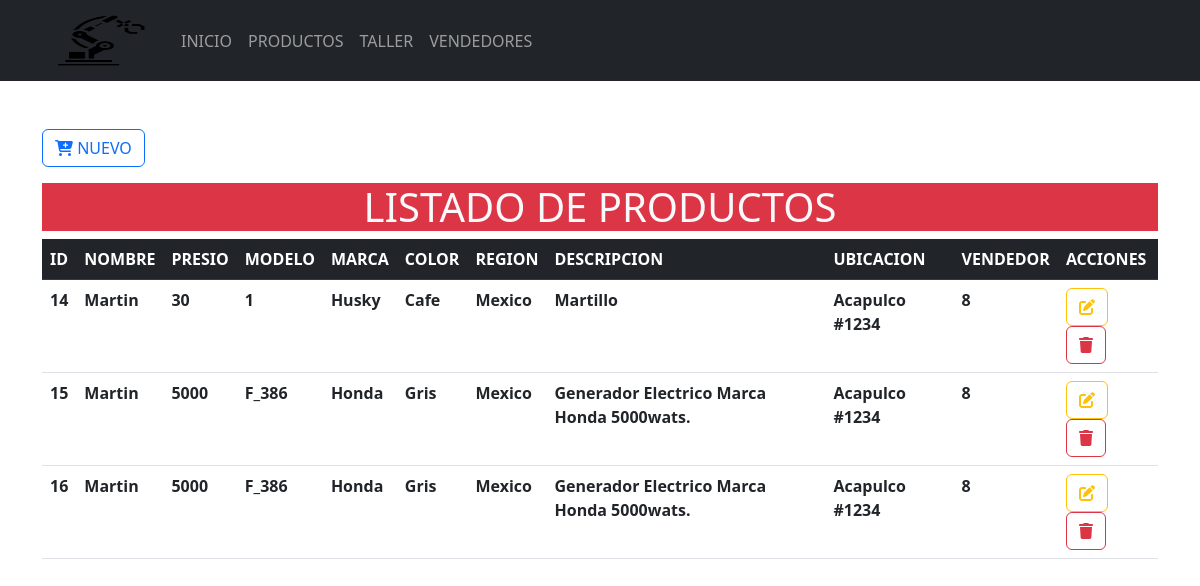
The page /Formularios/productos/index.php on the database its author committed.
### tables this page shows
CREATE TABLE `productos` (
  `idProducto` int(10) NOT NULL,
  `ubicacionId` int(10) NOT NULL,
  `vendedorId` int(10) NOT NULL,
  `nombre` varchar(100) NOT NULL,
  `ubicacionPro` varchar(50) NOT NULL,
  `descripcion` varchar(500) NOT NULL,
  `precio` varchar(100) NOT NULL,
  `modelo` varchar(50) NOT NULL,
  `marca` varchar(50) NOT NULL,
  `color` varchar(50) NOT NULL,
  `region` varchar(50) NOT NULL
);

CREATE TABLE `vendedores` (
  `id_vendedor` int(10) NOT NULL,
  `nombre` varchar(50) NOT NULL,
  `apellido` varchar(50) NOT NULL,
  `email` varchar(50) NOT NULL,
  `contacto` varchar(50) NOT NULL,
  `rfc` varchar(50) NOT NULL,
  `genero` varchar(50) NOT NULL,
  `domicilio` varchar(50) NOT NULL
);

### Formularios/productos/index.php (the view, shortened to what this page needs)
<?php
include_once("../../config/conexion.php")
?>
<!doctype html>
<html lang="es">
<head>
    <link rel="stylesheet" href="<?php echo base_url; ?>css/bootstrap.min.css">
</head>
<body>
    <header>
        <nav class="navbar navbar-expand-lg bg-dark" data-bs-theme="dark">
            <div class="container">
                <a class="navbar-brand" href="<?php echo base_url; ?>">
                    <img src="<?php echo base_url; ?>img/logo.png" alt="logo" height="55" width="115">
                </a>
                <div class="collapse navbar-collapse" id="mi-menu">
                    <ul class="navbar-nav">
                        <li class="nav-item">
                            <a class="nav-link" href="<?php echo base_url; ?>">INICIO</a>
                        </li>
                        <li class="nav-item">
                            <a class="nav-link" href="<?php echo base_url; ?>Formularios/productos/index.php">PRODUCTOS</a>
                        </li>
                        <li class="nav-item">
                            <a class="nav-link" href="<?php echo base_url; ?>Formularios/taller/index.php">TALLER</a>
                        </li>
                        <li class="nav-item">
                            <a class="nav-link" href="<?php echo base_url; ?>Formularios/vendedores/index.php">VENDEDORES</a>
                        </li>
                    </ul>
                </div>
            </div>
        </nav>
    </header>
    <div class="container-lg mt-5">
        <a href="crear.php" type="button" class="btn btn-outline-primary mb-3">
            <i class="fa-solid fa-cart-plus fa-beat"></i>
            NUEVO
        </a>
        <h1 class="text-center bg-danger text-light ">LISTADO DE PRODUCTOS</h1>
        <div class="table-responsive-sm">
            <table class="table table-hover">
                <thead class="table-dark">
                    <tr>
                        <th scope="col">ID</th>
                        <th scope="col">NOMBRE</th>
                        <th scope="col">PRESIO</th>
                        <th scope="col">MODELO</th>
                        <th scope="col">MARCA</th>
                        <th scope="col">COLOR</th>
                        <th scope="col">REGION</th>
                        <th scope="col">DESCRIPCION</th>
                        <th scope="col">UBICACION</th>
                        <th scope="col">VENDEDOR</th>
                        <th scope="col">ACCIONES</th>
                    </tr>
                </thead>
                <tbody>
                    <?php
                    $sql = $conexion->query("SELECT * FROM productos
                    INNER JOIN taller ON productos.ubicacionId = taller.id_taller
                    INNER JOIN vendedores ON productos.vendedorId = vendedores.id_vendedor");
                    while ($resultado = $sql->fetch_assoc()) {
                    ?>
                        <tr>
                            <th scope="row"><?php echo $resultado['idProducto'] ?></th>
                            <th scope="row"><?php echo $resultado['nombre'] ?></th>
                            <th scope="row"><?php echo $resultado['precio'] ?></th>
                            <th scope="row"><?php echo $resultado['modelo'] ?></th>
                            <th scope="row"><?php echo $resultado['marca'] ?></th>
                            <th scope="row"><?php echo $resultado['color'] ?></th>
                            <th scope="row"><?php echo $resultado['region'] ?></th>
                            <th scope="row"><?php echo $resultado['descripcion'] ?></th>
                            <th scope="row"><?php echo $resultado['ubicacionPro'] ?></th>
                            <th scope="row"><?php echo $resultado['vendedorId'] ?></th>
                            <th scope="row">
                                <a href="<?php echo base_url; ?>Formularios/productos/actualizar.php?Id=<?php echo $resultado['idProducto'] ?>" class="btn btn-outline-warning">
                                    <i class="fa-solid fa-pen-to-square fa-beat"></i>
                                </a>
                                <a href="<?php echo base_url; ?>CRUDP/eliminarDatos.php?Id=<?php echo $resultado['idProducto'] ?>" class="btn btn-outline-danger">
                                    <i class="fa-solid fa-trash fa-beat"></i>
                                </a>
                            </th>
                        </tr>
                    <?php
                    }
                    ?>
                </tbody>
            </table>
        </div>
    </div>
</body>
</html>

### rows shown on the page
productos: idProducto "14", vendedorId.nombre "Martin", precio "30", modelo "1", marca "Husky", color "Cafe", region "Mexico", descripcion "Martillo", ubicacionPro "Acapulco #1234", vendedorId "8"
productos: idProducto "15", vendedorId.nombre "Martin", precio "5000", modelo "F_386", marca "Honda", color "Gris", region "Mexico", descripcion "Generador Electrico Marca Honda 5000wats.", ubicacionPro "Acapulco #1234", vendedorId "8"
productos: idProducto "16", vendedorId.nombre "Martin", precio "5000", modelo "F_386", marca "Honda", color "Gris", region "Mexico", descripcion "Generador Electrico Marca Honda 5000wats.", ubicacionPro "Acapulco #1234", vendedorId "8"
